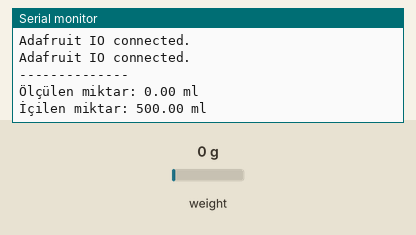
Recording of a sketch running on a simulated ESP8266 (NodeMCU). Parts: the last lines printed to the serial monitor. The inputs (shaded band) are chosen by the test bench; at power-on: weight on the scale 0 g.

Above: at 3.7 s.
3.8 s: weight on the scale set to 100 g
At 6.5 s:
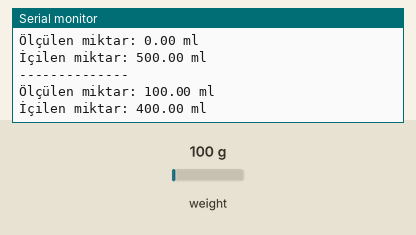
7.4 s: weight on the scale set to 1250 g
At 10.2 s:
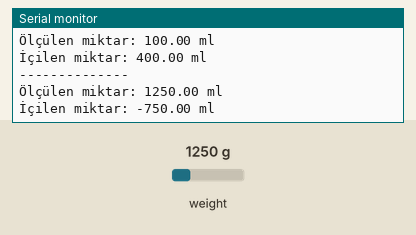
Timing chart, 0 to 11.7 s (numbered marks = the images above; inputs shaded):
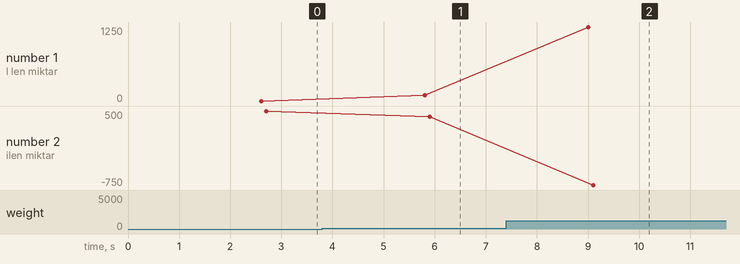

The sketch:

adafruitio_00_publish.ino
```cpp
#include <HX711.h>

#include "config.h"


// HX711 circuit wiring
const int LOADCELL_DOUT_PIN = D6;
const int LOADCELL_SCK_PIN = D7;

HX711 scale;


float kalibrasyon = 2196;


AdafruitIO_Feed *Sucell = io.feed("sucell");

void setup() {

  Serial.begin(115200);
  scale.begin(LOADCELL_DOUT_PIN, LOADCELL_SCK_PIN);

  scale.set_scale(kalibrasyon); //kalibirasyon değeri
  scale.tare();

  // wait for serial monitor to open
  while(! Serial);

  // connect to io.adafruit.com
  Serial.print("Connecting to Adafruit IO");
  io.connect();

  // wait for a connection
  while(io.status() < AIO_CONNECTED) {
    Serial.println(io.statusText());
    delay(500);
  }

  // we are connected
  Serial.println();
  Serial.println(io.statusText());
}

void loop() {


double siseSuMiktari = 500 ;

  io.run();
  Serial.println("--------------");
  Serial.print("Ölçülen miktar: ");
 double deger = scale.get_units();

   if (deger  < 0)
  {
    deger  = 0.00;
  }

  Serial.print(deger);
  Serial.println(" ml");


  double deger1;
  //icilen miktar hesabi
  deger1 = siseSuMiktari- deger;

    Serial.print("İçilen miktar: ");
    Serial.print(deger1);
    Serial.println(" ml");


 Sucell->save(deger1);
  delay(3000);

  }
```

config.h
```cpp
/************************ Adafruit IO Config *******************************/
#define IO_USERNAME  "melikenky"
#define IO_KEY       ""

/******************************* WIFI **************************************/

#define WIFI_SSID "Melike Nur iPhone’u"
#define WIFI_PASS ""

#include "AdafruitIO_WiFi.h"

#if defined(USE_AIRLIFT) || defined(ADAFRUIT_METRO_M4_AIRLIFT_LITE) ||         \
    defined(ADAFRUIT_PYPORTAL)
#if !defined(SPIWIFI_SS) // if the wifi definition isnt in the board variant
#define SPIWIFI SPI
#define SPIWIFI_SS 10 // Chip select pin
#define NINA_ACK 9    // a.k.a BUSY or READY pin
#define NINA_RESETN 6 // Reset pin
#define NINA_GPIO0 -1 // Not connected
#endif
AdafruitIO_WiFi io(IO_USERNAME, IO_KEY, WIFI_SSID, WIFI_PASS, SPIWIFI_SS,
                   NINA_ACK, NINA_RESETN, NINA_GPIO0, &SPIWIFI);
#else
AdafruitIO_WiFi io(IO_USERNAME, IO_KEY, WIFI_SSID, WIFI_PASS);
#endif
```

Measured:
- after the input at 3.8 s, the serial monitor: prints a new line after 2.0 s (image 1)
- after the input at 7.4 s, the serial monitor: prints a new line after 1.6 s (image 2)
- plotted number 1: 0 → 100 after the input at 3.8 s, 100 → 1250 after the input at 7.4 s
- plotted number 2: 500 → 400 after the input at 3.8 s, 400 → -750 after the input at 7.4 s
